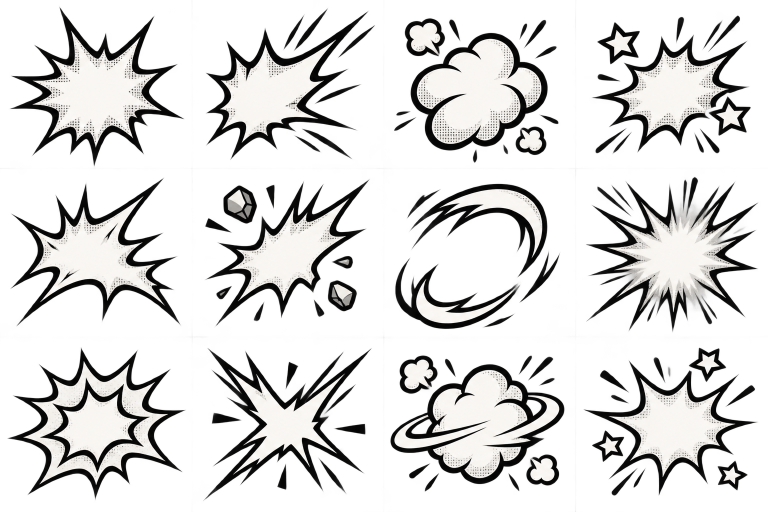
#> input picture art-source/impact-bursts-v457-approved.png, 1536 x 1024 px, found by its file name (shown at 1/2 size)
$ python pack-contact-atlas-v457.py
#> lines starting #> are read from the running program, lines starting #| are printed output that depends on the picture
"""Pack the exact approved v457 art into twelve isolated transparent frames.
No procedural redraw and no upscaling. Center with transparent padding.
"""
from pathlib import Path
from PIL import Image, ImageChops
import hashlib

SRC=Path("art-source/impact-bursts-v457-approved.png")
DST=Path("dist/assets/fx/impact-bursts-v457-approved.png")
CELL=384
def main():
    data=SRC.read_bytes()
    assert hashlib.sha1(b"blob "+str(len(data)).encode()+b"\x00"+data).hexdigest()=="5caa050ea68bb18c601a17684e16a845131dc6ab"
    with Image.open(SRC) as original:
#> original is the input picture: PIL image 1536x1024 RGBA; mean R, G, B, A 60.1, 59.5, 58.2, 79.6
        assert original.size==(1536,1024) and original.mode=="RGBA"
        im=original.convert("RGBA")
    atlas=Image.new("RGBA",(4*CELL,3*CELL))
#> atlas: PIL image 1536x1152 RGBA; every value is 0
    for i in range(12):
        x=i%4*384
        y=round(i//4*1024/3)
        y1=round((i//4+1)*1024/3)
        tile=im.crop((x,y,x+384,y1))
        # Remove only near-transparent dust and taper five outer source
        # pixels so adjacent cell remnants cannot produce a rectangular edge.
        alpha=tile.getchannel("A").point(lambda v:0 if v<=12 else round((v-12)*255/242) if v<254 else 255)
        w,h=tile.size
        edge=Image.new("L",(w,h))
        edge.putdata([min(255,round(min(xx,yy,w-1-xx,h-1-yy)*255/5))
                      for yy in range(h) for xx in range(w)])
        tile.putalpha(ImageChops.multiply(alpha,edge))
        bbox=tile.getchannel("A").getbbox()
        assert bbox
        tile=tile.crop(bbox)
        tile.thumbnail((320,320),Image.Resampling.LANCZOS)
        atlas.paste(tile,(i%4*CELL+(CELL-tile.width)//2,i//4*CELL+(CELL-tile.height)//2))
#> this loop made 12 passes
#> bbox on passes 1 to 12: (19, 12, 369, 334), (27, 16, 366, 320), (20, 36, 350, 326), (31, 31, 350, 309), (20, 14, 363, 312), (4, 16, 356, 334), (22, 26, 353, 317), (20, 12, 365, 324), (15, 11, 372, 318), (22, 13, 360, 319), (12, 27, 361, 300), (15, 12, 364, 309)
#> pass 1, in main, `tile=im.crop((x,y,x+384,y1))`:
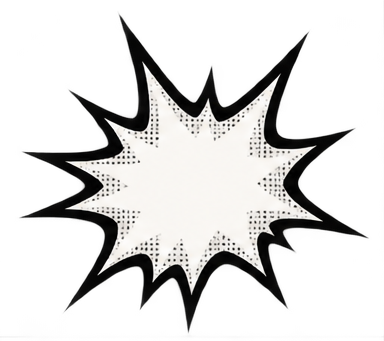
#> tile: PIL image 384x341 RGBA; mean R, G, B, A 60.7, 60.1, 58.9, 81.8; transparent parts drawn white
#> pass 1, in main, `alpha=tile.getchannel("A").point(lambda v:0 if v<=12 else round((v-12)..`:
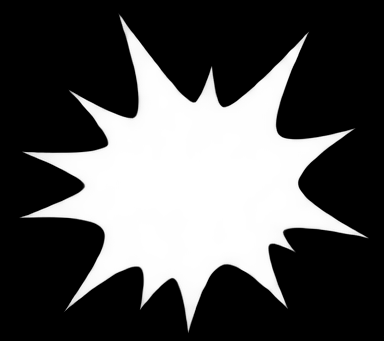
#> alpha: PIL image 384x341 L; min 0, max 255, mean 81.8
#> pass 1, in main, `tile=tile.crop(bbox)`:
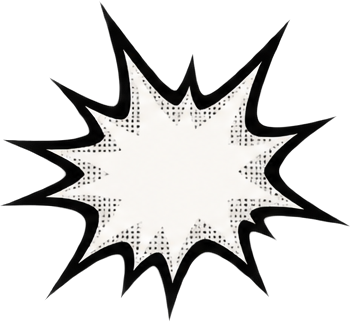
#> tile: PIL image 350x322 RGBA; mean R, G, B, A 69.2, 68.4, 67, 95; transparent parts drawn white
#> after the loop:
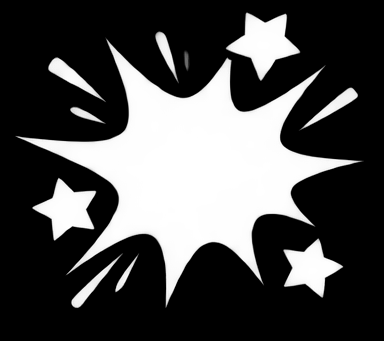
#> alpha: PIL image 384x341 L; min 0, max 255, mean 74.6
#> after the loop:
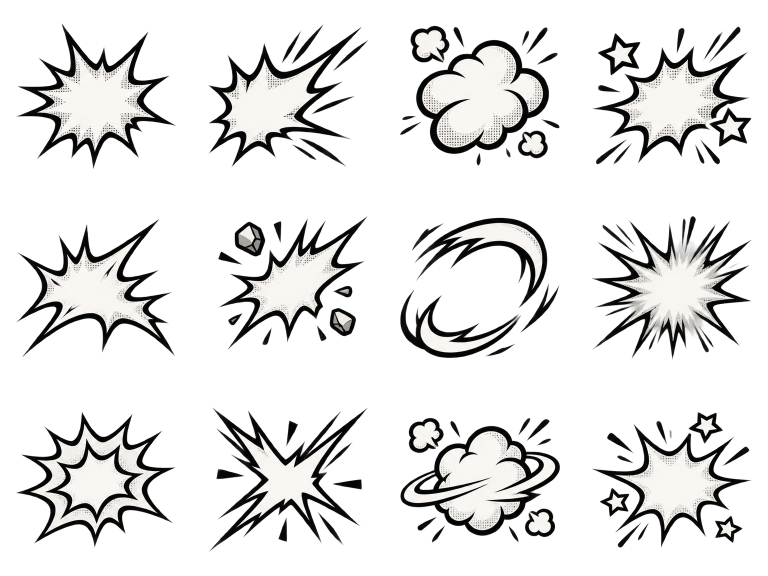
#> atlas: PIL image 1536x1152 RGBA (shown at 1/2 size); mean R, G, B, A 35.6, 35.2, 34.6, 61.8; transparent parts drawn white
#> after the loop:
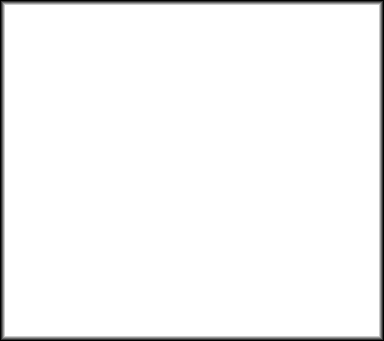
#> edge: PIL image 384x341 L; min 0, max 255, mean 246.6
#> after the loop:
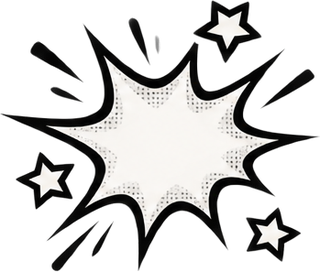
#> tile: PIL image 320x272 RGBA; mean R, G, B, A 52.9, 52.3, 51.5, 94.4; transparent parts drawn white
    for i in range(12):
        x,y=i%4*CELL,i//4*CELL
        box=atlas.crop((x,y,x+CELL,y+CELL)).getchannel("A").getbbox()
        assert box and min(box[:2])>=30 and max(box[2:])<=354
#> this loop made 12 passes
#> box on passes 1 to 12: (32, 45, 352, 339), (32, 48, 352, 335), (32, 51, 352, 332), (32, 53, 351, 331), (32, 53, 352, 331), (32, 47, 352, 336), (32, 51, 352, 332), (32, 47, 352, 336), (32, 54, 352, 329), (32, 47, 352, 337), (32, 67, 352, 317), (32, 56, 352, 328)
    atlas.save(DST,"PNG",optimize=True)
#> (the run stopped early here; a loop or call above may not have finished)
